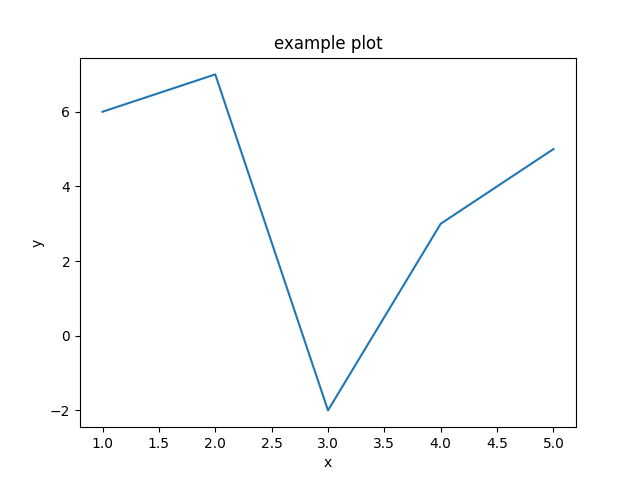

The script that drew this image:
#!/usr/bin/python

""" Create a sample plot for inclusion in my document. """

import sys
import matplotlib.pyplot as mpl


def make_plot(filename):
    """ Create the example plot. """
    plot_x = [1, 2, 3, 4, 5]
    plot_y = [6, 7, -2, 3, 5]

    mpl.plot(plot_x, plot_y)
    mpl.title("example plot")
    mpl.xlabel("x")
    mpl.ylabel("y")
    mpl.savefig(filename)


if __name__ == "__main__":
    make_plot(sys.argv[1])
